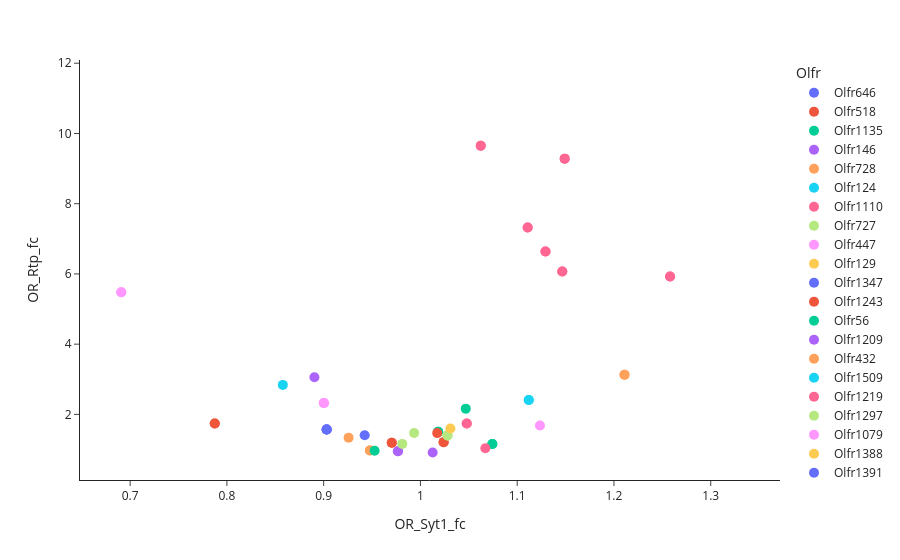

Notebook code for this chart:
### Code cell
fig = px.scatter(OR_df, 
                x = 'OR_Syt1_fc', 
                y = 'OR_Rtp_fc', 
                color = 'Olfr')
fig.update_traces(marker=dict(size = 10))
fig.update_layout(template='simple_white')
fig.show()
# fig.write_html('../output/tsukahara/Syt1_analysis/scatter/Rtp_Syt1_fc_correlation.html')

### Figure 1 — Plotly figure (JSON) as saved in the notebook; plotly's stock layout.template omitted (floating-point values rounded to 4 significant figures)
{"data": [{"hovertemplate": "Olfr=Olfr646<br>OR_Syt1_fc=%{x}<br>OR_Rtp_fc=%{y}<extra></extra>", "legendgroup": "Olfr646", "marker": {"color": "#636efa", "size": 10, "symbol": "circle"}, "mode": "markers", "name": "Olfr646", "orientation": "v", "showlegend": true, "type": "scatter", "x": [0.9031, 0.9031, 0.9031, 0.9031], "xaxis": "x", "y": [1.568, 1.568, 1.568, 1.568], "yaxis": "y"}, {"hovertemplate": "Olfr=Olfr518<br>OR_Syt1_fc=%{x}<br>OR_Rtp_fc=%{y}<extra></extra>", "legendgroup": "Olfr518", "marker": {"color": "#EF553B", "size": 10, "symbol": "circle"}, "mode": "markers", "name": "Olfr518", "orientation": "v", "showlegend": true, "type": "scatter", "x": [1.024, 1.024], "xaxis": "x", "y": [1.21, 1.21], "yaxis": "y"}, {"hovertemplate": "Olfr=Olfr1135<br>OR_Syt1_fc=%{x}<br>OR_Rtp_fc=%{y}<extra></extra>", "legendgroup": "Olfr1135", "marker": {"color": "#00cc96", "size": 10, "symbol": "circle"}, "mode": "markers", "name": "Olfr1135", "orientation": "v", "showlegend": true, "type": "scatter", "x": [1.074, 1.074], "xaxis": "x", "y": [1.156, 1.156], "yaxis": "y"}, {"hovertemplate": "Olfr=Olfr146<br>OR_Syt1_fc=%{x}<br>OR_Rtp_fc=%{y}<extra></extra>", "legendgroup": "Olfr146", "marker": {"color": "#ab63fa", "size": 10, "symbol": "circle"}, "mode": "markers", "name": "Olfr146", "orientation": "v", "showlegend": true, "type": "scatter", "x": [0.9767, 0.9767], "xaxis": "x", "y": [0.9485, 0.9485], "yaxis": "y"}, {"hovertemplate": "Olfr=Olfr728<br>OR_Syt1_fc=%{x}<br>OR_Rtp_fc=%{y}<extra></extra>", "legendgroup": "Olfr728", "marker": {"color": "#FFA15A", "size": 10, "symbol": "circle"}, "mode": "markers", "name": "Olfr728", "orientation": "v", "showlegend": true, "type": "scatter", "x": [0.9478, 0.9478], "xaxis": "x", "y": [0.9746, 0.9746], "yaxis": "y"}, {"hovertemplate": "Olfr=Olfr124<br>OR_Syt1_fc=%{x}<br>OR_Rtp_fc=%{y}<extra></extra>", "legendgroup": "Olfr124", "marker": {"color": "#19d3f3", "size": 10, "symbol": "circle"}, "mode": "markers", "name": "Olfr124", "orientation": "v", "showlegend": true, "type": "scatter", "x": [1.112, 1.112], "xaxis": "x", "y": [2.411, 2.411], "yaxis": "y"}, {"hovertemplate": "Olfr=Olfr1110<br>OR_Syt1_fc=%{x}<br>OR_Rtp_fc=%{y}<extra></extra>", "legendgroup": "Olfr1110", "marker": {"color": "#FF6692", "size": 10, "symbol": "circle"}, "mode": "markers", "name": "Olfr1110", "orientation": "v", "showlegend": true, "type": "scatter", "x": [1.048, 1.048], "xaxis": "x", "y": [1.742, 1.742], "yaxis": "y"}, {"hovertemplate": "Olfr=Olfr727<br>OR_Syt1_fc=%{x}<br>OR_Rtp_fc=%{y}<extra></extra>", "legendgroup": "Olfr727", "marker": {"color": "#B6E880", "size": 10, "symbol": "circle"}, "mode": "markers", "name": "Olfr727", "orientation": "v", "showlegend": true, "type": "scatter", "x": [null], "xaxis": "x", "y": [1.399], "yaxis": "y"}, {"hovertemplate": "Olfr=Olfr447<br>OR_Syt1_fc=%{x}<br>OR_Rtp_fc=%{y}<extra></extra>", "legendgroup": "Olfr447", "marker": {"color": "#FF97FF", "size": 10, "symbol": "circle"}, "mode": "markers", "name": "Olfr447", "orientation": "v", "showlegend": true, "type": "scatter", "x": [0.6908, 0.6908], "xaxis": "x", "y": [5.479, 5.479], "yaxis": "y"}, {"hovertemplate": "Olfr=Olfr129<br>OR_Syt1_fc=%{x}<br>OR_Rtp_fc=%{y}<extra></extra>", "legendgroup": "Olfr129", "marker": {"color": "#FECB52", "size": 10, "symbol": "circle"}, "mode": "markers", "name": "Olfr129", "orientation": "v", "showlegend": true, "type": "scatter", "x": [null], "xaxis": "x", "y": [1.112], "yaxis": "y"}, {"hovertemplate": "Olfr=Olfr1347<br>OR_Syt1_fc=%{x}<br>OR_Rtp_fc=%{y}<extra></extra>", "legendgroup": "Olfr1347", "marker": {"color": "#636efa", "size": 10, "symbol": "circle"}, "mode": "markers", "name": "Olfr1347", "orientation": "v", "showlegend": true, "type": "scatter", "x": [null], "xaxis": "x", "y": [8.88], "yaxis": "y"}, {"hovertemplate": "Olfr=Olfr1243<br>OR_Syt1_fc=%{x}<br>OR_Rtp_fc=%{y}<extra></extra>", "legendgroup": "Olfr1243", "marker": {"color": "#EF553B", "size": 10, "symbol": "circle"}, "mode": "markers", "name": "Olfr1243", "orientation": "v", "showlegend": true, "type": "scatter", "x": [null, 0.7874, 0.7874], "xaxis": "x", "y": [5.856, 1.739, 1.739], "yaxis": "y"}, {"hovertemplate": "Olfr=Olfr56<br>OR_Syt1_fc=%{x}<br>OR_Rtp_fc=%{y}<extra></extra>", "legendgroup": "Olfr56", "marker": {"color": "#00cc96", "size": 10, "symbol": "circle"}, "mode": "markers", "name": "Olfr56", "orientation": "v", "showlegend": true, "type": "scatter", "x": [1.018, 1.018], "xaxis": "x", "y": [1.505, 1.505], "yaxis": "y"}, {"hovertemplate": "Olfr=Olfr1209<br>OR_Syt1_fc=%{x}<br>OR_Rtp_fc=%{y}<extra></extra>", "legendgroup": "Olfr1209", "marker": {"color": "#ab63fa", "size": 10, "symbol": "circle"}, "mode": "markers", "name": "Olfr1209", "orientation": "v", "showlegend": true, "type": "scatter", "x": [0.8904], "xaxis": "x", "y": [3.057], "yaxis": "y"}, {"hovertemplate": "Olfr=Olfr432<br>OR_Syt1_fc=%{x}<br>OR_Rtp_fc=%{y}<extra></extra>", "legendgroup": "Olfr432", "marker": {"color": "#FFA15A", "size": 10, "symbol": "circle"}, "mode": "markers", "name": "Olfr432", "orientation": "v", "showlegend": true, "type": "scatter", "x": [null, null, 1.211, 1.211], "xaxis": "x", "y": [4.601, 4.601, 3.128, 3.128], "yaxis": "y"}, {"hovertemplate": "Olfr=Olfr1509<br>OR_Syt1_fc=%{x}<br>OR_Rtp_fc=%{y}<extra></extra>", "legendgroup": "Olfr1509", "marker": {"color": "#19d3f3", "size": 10, "symbol": "circle"}, "mode": "markers", "name": "Olfr1509", "orientation": "v", "showlegend": true, "type": "scatter", "x": [null], "xaxis": "x", "y": [3.423], "yaxis": "y"}, {"hovertemplate": "Olfr=Olfr1219<br>OR_Syt1_fc=%{x}<br>OR_Rtp_fc=%{y}<extra></extra>", "legendgroup": "Olfr1219", "marker": {"color": "#FF6692", "size": 10, "symbol": "circle"}, "mode": "markers", "name": "Olfr1219", "orientation": "v", "showlegend": true, "type": "scatter", "x": [null], "xaxis": "x", "y": [8.949], "yaxis": "y"}, {"hovertemplate": "Olfr=Olfr1297<br>OR_Syt1_fc=%{x}<br>OR_Rtp_fc=%{y}<extra></extra>", "legendgroup": "Olfr1297", "marker": {"color": "#B6E880", "size": 10, "symbol": "circle"}, "mode": "markers", "name": "Olfr1297", "orientation": "v", "showlegend": true, "type": "scatter", "x": [1.028, 1.028], "xaxis": "x", "y": [1.402, 1.402], "yaxis": "y"}, {"hovertemplate": "Olfr=Olfr1079<br>OR_Syt1_fc=%{x}<br>OR_Rtp_fc=%{y}<extra></extra>", "legendgroup": "Olfr1079", "marker": {"color": "#FF97FF", "size": 10, "symbol": "circle"}, "mode": "markers", "name": "Olfr1079", "orientation": "v", "showlegend": true, "type": "scatter", "x": [null, null], "xaxis": "x", "y": [9.794, 9.794], "yaxis": "y"}, {"hovertemplate": "Olfr=Olfr1388<br>OR_Syt1_fc=%{x}<br>OR_Rtp_fc=%{y}<extra></extra>", "legendgroup": "Olfr1388", "marker": {"color": "#FECB52", "size": 10, "symbol": "circle"}, "mode": "markers", "name": "Olfr1388", "orientation": "v", "showlegend": true, "type": "scatter", "x": [null], "xaxis": "x", "y": [0.9286], "yaxis": "y"}, {"hovertemplate": "Olfr=Olfr1391<br>OR_Syt1_fc=%{x}<br>OR_Rtp_fc=%{y}<extra></extra>", "legendgroup": "Olfr1391", "marker": {"color": "#636efa", "size": 10, "symbol": "circle"}, "mode": "markers", "name": "Olfr1391", "orientation": "v", "showlegend": true, "type": "scatter", "x": [null], "xaxis": "x", "y": [3.58], "yaxis": "y"}, {"hovertemplate": "Olfr=Olfr545<br>OR_Syt1_fc=%{x}<br>OR_Rtp_fc=%{y}<extra></extra>", "legendgroup": "Olfr545", "marker": {"color": "#EF553B", "size": 10, "symbol": "circle"}, "mode": "markers", "name": "Olfr545", "orientation": "v", "showlegend": true, "type": "scatter", "x": [0.9704, 0.9704], "xaxis": "x", "y": [1.195, 1.195], "yaxis": "y"}, {"hovertemplate": "Olfr=Olfr145<br>OR_Syt1_fc=%{x}<br>OR_Rtp_fc=%{y}<extra></extra>", "legendgroup": "Olfr145", "marker": {"color": "#00cc96", "size": 10, "symbol": "circle"}, "mode": "markers", "name": "Olfr145", "orientation": "v", "showlegend": true, "type": "scatter", "x": [null, 1.047], "xaxis": "x", "y": [2.291, 2.163], "yaxis": "y"}, {"hovertemplate": "Olfr=Olfr738<br>OR_Syt1_fc=%{x}<br>OR_Rtp_fc=%{y}<extra></extra>", "legendgroup": "Olfr738", "marker": {"color": "#ab63fa", "size": 10, "symbol": "circle"}, "mode": "markers", "name": "Olfr738", "orientation": "v", "showlegend": true, "type": "scatter", "x": [null], "xaxis": "x", "y": [11.32], "yaxis": "y"}, {"hovertemplate": "Olfr=Olfr1019<br>OR_Syt1_fc=%{x}<br>OR_Rtp_fc=%{y}<extra></extra>", "legendgroup": "Olfr1019", "marker": {"color": "#FFA15A", "size": 10, "symbol": "circle"}, "mode": "markers", "name": "Olfr1019", "orientation": "v", "showlegend": true, "type": "scatter", "x": [null], "xaxis": "x", "y": [4.555], "yaxis": "y"}, {"hovertemplate": "Olfr=Olfr1450<br>OR_Syt1_fc=%{x}<br>OR_Rtp_fc=%{y}<extra></extra>", "legendgroup": "Olfr1450", "marker": {"color": "#19d3f3", "size": 10, "symbol": "circle"}, "mode": "markers", "name": "Olfr1450", "orientation": "v", "showlegend": true, "type": "scatter", "x": [null], "xaxis": "x", "y": [0.9077], "yaxis": "y"}, {"hovertemplate": "Olfr=Olfr1377<br>OR_Syt1_fc=%{x}<br>OR_Rtp_fc=%{y}<extra></extra>", "legendgroup": "Olfr1377", "marker": {"color": "#FF6692", "size": 10, "symbol": "circle"}, "mode": "markers", "name": "Olfr1377", "orientation": "v", "showlegend": true, "type": "scatter", "x": [0.8953, 0.8953, 1.329, 1.329, 1.258, 1.258, 1.062, 1.062, null, null, null, null, 1.149, 1.149, null, null, null, null, null, null, 1.147, 1.147, 1.111, 1.111, 1.129, 1.129], "xaxis": "x", "y": [null, null, null, null, 5.927, 5.927, 9.65, 9.65, 5.52, 5.52, 4.548, 4.548, 9.283, 9.283, 4.747, 4.747, 5.498, 5.498, 6.295, 6.295, 6.067, 6.067, 7.321, 7.321, 6.639, 6.639], "yaxis": "y"}, {"hovertemplate": "Olfr=Olfr1052<br>OR_Syt1_fc=%{x}<br>OR_Rtp_fc=%{y}<extra></extra>", "legendgroup": "Olfr1052", "marker": {"color": "#B6E880", "size": 10, "symbol": "circle"}, "mode": "markers", "name": "Olfr1052", "orientation": "v", "showlegend": true, "type": "scatter", "x": [0.9935], "xaxis": "x", "y": [1.469], "yaxis": "y"}, {"hovertemplate": "Olfr=Olfr992<br>OR_Syt1_fc=%{x}<br>OR_Rtp_fc=%{y}<extra></extra>", "legendgroup": "Olfr992", "marker": {"color": "#FF97FF", "size": 10, "symbol": "circle"}, "mode": "markers", "name": "Olfr992", "orientation": "v", "showlegend": true, "type": "scatter", "x": [0.9002, 0.9002, 0.9002], "xaxis": "x", "y": [2.323, 2.323, 2.323], "yaxis": "y"}, {"hovertemplate": "Olfr=Olfr1134<br>OR_Syt1_fc=%{x}<br>OR_Rtp_fc=%{y}<extra></extra>", "legendgroup": "Olfr1134", "marker": {"color": "#FECB52", "size": 10, "symbol": "circle"}, "mode": "markers", "name": "Olfr1134", "orientation": "v", "showlegend": true, "type": "scatter", "x": [1.031], "xaxis": "x", "y": [1.599], "yaxis": "y"}, {"hovertemplate": "Olfr=Olfr1006<br>OR_Syt1_fc=%{x}<br>OR_Rtp_fc=%{y}<extra></extra>", "legendgroup": "Olfr1006", "marker": {"color": "#636efa", "size": 10, "symbol": "circle"}, "mode": "markers", "name": "Olfr1006", "orientation": "v", "showlegend": true, "type": "scatter", "x": [0.9424], "xaxis": "x", "y": [1.405], "yaxis": "y"}, {"hovertemplate": "Olfr=Olfr51<br>OR_Syt1_fc=%{x}<br>OR_Rtp_fc=%{y}<extra></extra>", "legendgroup": "Olfr51", "marker": {"color": "#EF553B", "size": 10, "symbol": "circle"}, "mode": "markers", "name": "Olfr51", "orientation": "v", "showlegend": true, "type": "scatter", "x": [1.017], "xaxis": "x", "y": [1.467], "yaxis": "y"}, {"hovertemplate": "Olfr=Olfr881<br>OR_Syt1_fc=%{x}<br>OR_Rtp_fc=%{y}<extra></extra>", "legendgroup": "Olfr881", "marker": {"color": "#00cc96", "size": 10, "symbol": "circle"}, "mode": "markers", "name": "Olfr881", "orientation": "v", "showlegend": true, "type": "scatter", "x": [0.9526], "xaxis": "x", "y": [0.9645], "yaxis": "y"}, {"hovertemplate": "Olfr=Olfr360<br>OR_Syt1_fc=%{x}<br>OR_Rtp_fc=%{y}<extra></extra>", "legendgroup": "Olfr360", "marker": {"color": "#ab63fa", "size": 10, "symbol": "circle"}, "mode": "markers", "name": "Olfr360", "orientation": "v", "showlegend": true, "type": "scatter", "x": [1.013], "xaxis": "x", "y": [0.9133], "yaxis": "y"}, {"hovertemplate": "Olfr=Olfr1447<br>OR_Syt1_fc=%{x}<br>OR_Rtp_fc=%{y}<extra></extra>", "legendgroup": "Olfr1447", "marker": {"color": "#FFA15A", "size": 10, "symbol": "circle"}, "mode": "markers", "name": "Olfr1447", "orientation": "v", "showlegend": true, "type": "scatter", "x": [0.9257], "xaxis": "x", "y": [1.338], "yaxis": "y"}, {"hovertemplate": "Olfr=Olfr338<br>OR_Syt1_fc=%{x}<br>OR_Rtp_fc=%{y}<extra></extra>", "legendgroup": "Olfr338", "marker": {"color": "#19d3f3", "size": 10, "symbol": "circle"}, "mode": "markers", "name": "Olfr338", "orientation": "v", "showlegend": true, "type": "scatter", "x": [0.8578], "xaxis": "x", "y": [2.84], "yaxis": "y"}, {"hovertemplate": "Olfr=Olfr770<br>OR_Syt1_fc=%{x}<br>OR_Rtp_fc=%{y}<extra></extra>", "legendgroup": "Olfr770", "marker": {"color": "#FF6692", "size": 10, "symbol": "circle"}, "mode": "markers", "name": "Olfr770", "orientation": "v", "showlegend": true, "type": "scatter", "x": [1.067], "xaxis": "x", "y": [1.038], "yaxis": "y"}, {"hovertemplate": "Olfr=Olfr1446<br>OR_Syt1_fc=%{x}<br>OR_Rtp_fc=%{y}<extra></extra>", "legendgroup": "Olfr1446", "marker": {"color": "#B6E880", "size": 10, "symbol": "circle"}, "mode": "markers", "name": "Olfr1446", "orientation": "v", "showlegend": true, "type": "scatter", "x": [0.9812], "xaxis": "x", "y": [1.159], "yaxis": "y"}, {"hovertemplate": "Olfr=Olfr459<br>OR_Syt1_fc=%{x}<br>OR_Rtp_fc=%{y}<extra></extra>", "legendgroup": "Olfr459", "marker": {"color": "#FF97FF", "size": 10, "symbol": "circle"}, "mode": "markers", "name": "Olfr459", "orientation": "v", "showlegend": true, "type": "scatter", "x": [1.124], "xaxis": "x", "y": [1.685], "yaxis": "y"}], "layout": {"legend": {"title": {"text": "Olfr"}, "tracegroupgap": 0}, "margin": {"t": 60}, "xaxis": {"anchor": "y", "domain": [0, 1], "title": {"text": "OR_Syt1_fc"}}, "yaxis": {"anchor": "x", "domain": [0, 1], "title": {"text": "OR_Rtp_fc"}}}}
